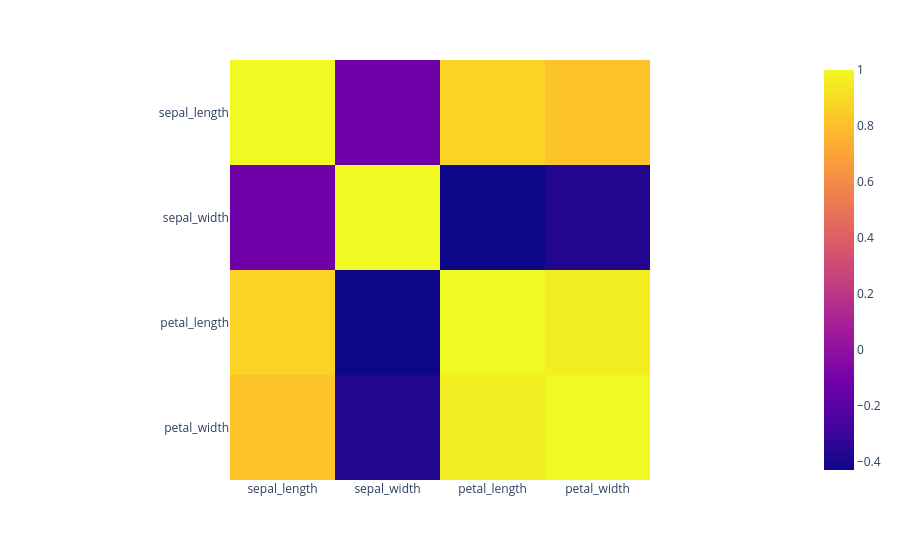

Notebook cell for this chart:
### Code cell
# heatmapon corr of iris dataset of sepal_length and sepal_width using plotly

fig = px.imshow(iris[['sepal_length', 'sepal_width', 'petal_length', 'petal_width']].corr())
fig.show()

### Figure 1 — Plotly figure (JSON) as saved in the notebook; plotly's stock layout.template omitted (floating-point values rounded to 4 significant figures)
{"data": [{"coloraxis": "coloraxis", "hovertemplate": "x: %{x}<br>y: %{y}<br>color: %{z}<extra></extra>", "name": "0", "type": "heatmap", "x": ["sepal_length", "sepal_width", "petal_length", "petal_width"], "xaxis": "x", "y": ["sepal_length", "sepal_width", "petal_length", "petal_width"], "yaxis": "y", "z": [[1.0, -0.1176, 0.8718, 0.8179], [-0.1176, 1.0, -0.4284, -0.3661], [0.8718, -0.4284, 1.0, 0.9629], [0.8179, -0.3661, 0.9629, 1.0]]}], "layout": {"coloraxis": {"colorscale": [[0, "#0d0887"], [0.1111, "#46039f"], [0.2222, "#7201a8"], [0.3333, "#9c179e"], [0.4444, "#bd3786"], [0.5556, "#d8576b"], [0.6667, "#ed7953"], [0.7778, "#fb9f3a"], [0.8889, "#fdca26"], [1, "#f0f921"]]}, "margin": {"t": 60}, "xaxis": {"anchor": "y", "constrain": "domain", "domain": [0, 1], "scaleanchor": "y"}, "yaxis": {"anchor": "x", "autorange": "reversed", "constrain": "domain", "domain": [0, 1]}}}
